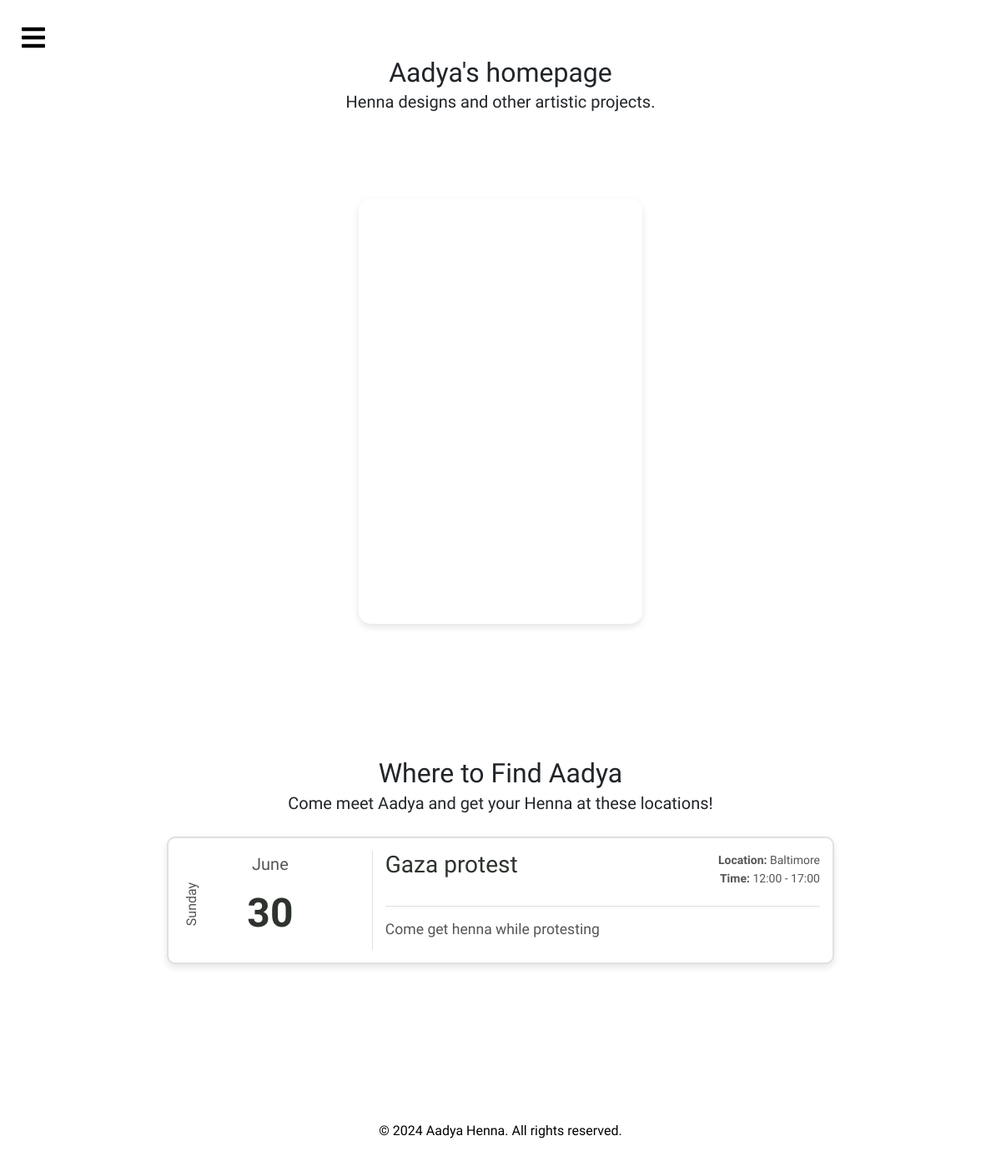
The page / on the database its author committed.
### media_manager/models.py (models this page shows, shortened)
class HennaDesign(models.Model):
    file = models.FileField(upload_to='henna_designs/', blank=True)
    is_video = models.BooleanField(default=False)
    is_featured = models.BooleanField(default=False)

class Event(models.Model):
    title = models.CharField(max_length=200)
    description = CKEditor5Field('Text', config_name='default')
    date = models.DateField()
    start_time = models.TimeField()
    end_time = models.TimeField()
    location = models.CharField(max_length=200)
    created_at = models.DateTimeField(auto_now_add=True)

### aadyaHenna/views.py (the view)
# urls.py: path('', views.home, name='home'),
def home(request):
    designs = HennaDesign.objects.filter(is_featured=True)
    current_time = timezone.now()
    upcoming_events = Event.objects.filter(date__gte=current_time).order_by('date')
    return render(request, 'home.html', {'designs': designs, 'events': upcoming_events})

### templates/home.html (shortened to what this page needs)
{% extends 'base.html' %}
{% block content %}
<section class="text-center">
    <h2>Aadya's homepage</h2>
    <p class="lead">Henna designs and other artistic projects.</p>
</section>
<section class="featured-designs py-5">
    <div class="container">
        <div class="row justify-content-center">
            {% for design in designs %}
            <div class="col-md-4 col-sm-6 mb-4">
                <div class="featured-item position-relative overflow-hidden">
                    <div class="image-frame">
                        {% if design.is_video %}
                        <video class="featured-video w-100" loop muted>
                            <source src="{{ design.file.url }}" type="video/mp4">
                        </video>
                        {% else %}
                        <img src="{{ design.file.url }}" alt="Featured Design {{ forloop.counter }}" class="gallery-image w-100">
                        {% endif %}
                    </div>
                </div>
            </div>
            {% endfor %}
        </div>
    </div>
</section>
<section class="events py-5">
    <div class="container">
        <div class="text-center mb-4">
            <h2>Where to Find Aadya</h2>
            <p class="lead">Come meet Aadya and get your Henna at these locations!</p>
        </div>
        <div class="event-list">
            {% for event in events %}
            <div class="event-item">
                <div class="event-left">
                    <p class="event-month">{{ event.date|date:"F" }}</p>
                    <p class="event-date">{{ event.date|date:"d" }}</p>
                    <p class="event-day">{{ event.date|date:"l" }}</p>
                </div>
                <div class="event-right">
                    <div class="event-top">
                        <h3 class="event-title">{{ event.title }}</h3>
                        <div class="event-details">
                            <p class="event-location"><strong>Location:</strong> {{ event.location }}</p>
                            <p class="event-time"><strong>Time:</strong> {{ event.start_time|time:"H:i" }} - {{ event.end_time|time:"H:i" }}</p>
                        </div>
                    </div>
                    <hr class="title-divider">
                    <p class="event-description">{{ event.description | safe }}</p>
                </div>
            </div>
            {% empty %}
            <p class="text-center">No upcoming locations at the moment. Please check back later!</p>
            {% endfor %}
        </div>
    </div>
</section>
{% endblock %}

### static/css/styles.css (style rules this page uses)
body, h1, h2, p, ul, li { margin: 0; padding: 0; }
body { font-family: 'Comfortaa', sans-serif; line-height: 1.6; background-color: #fff; }
.container { max-width: 1200px; margin: 0 auto; padding: 20px; }
.featured-designs { margin-top: 2rem; }
.featured-item { position: relative; overflow: hidden; border-radius: 15px; box-shadow: 0 4px 8px rgba(0, 0, 0, 0.1); transition: transform 0.3s ease; cursor: pointer; }
.image-frame { position: relative; overflow: hidden; border-radius: 15px; background: #fff; width: 100%; height: 0; padding-bottom: 150%; }
.featured-item img.gallery-image, .featured-item video.featured-video { position: absolute; top: 0; left: 0; width: 100%; height: 100%; object-fit: cover; transition: transform 0.3s ease; border-radius: 15px; }
.events .event-list { display: flex; flex-direction: column; align-items: center; }
.events .event-item { width: 100%; max-width: 800px; background: #ffffff; color: #333; box-shadow: 0 4px 8px rgba(0, 0, 0, 0.1); transition: transform 0.3s ease, box-shadow 0.3s ease; border-radius: 10px; border: 2px solid #e0e0e0; padding: 15px; margin-bottom: 15px; display: flex; flex-direction: row; }
.events .event-left { width: 30%; text-align: center; border-right: 1px solid #e0e0e0; padding-right: 15px; display: flex; flex-direction: column; justify-content: center; position: relative; }
.events .event-month { font-size: 1.25rem; color: #555; margin-bottom: 5px; }
.events .event-date { font-size: 3rem; font-weight: bold; color: #2e332e; margin-bottom: 5px; }
.events .event-day { font-size: 1rem; color: #555; writing-mode: vertical-rl; transform: rotate(180deg); position: absolute; left: 0; top: 50%; transform: translateY(-50%) rotate(180deg); margin-top: 5px; }
.events .event-right { width: 70%; padding-left: 15px; display: flex; flex-direction: column; justify-content: space-between; }
.events .event-top { display: flex; justify-content: space-between; align-items: flex-start; }
.events .event-title { font-size: 1.75rem; color: #2e332e; margin-bottom: 20px; text-align: left; flex: 1; }
.events .event-details { display: flex; flex-direction: column; align-items: flex-end; font-size: 0.875rem; color: #555; text-align: right; flex: 0 0 auto; }
.title-divider { border: none; border-top: 1px solid #e0e0e0; margin: 10px 0; }
.events .event-description { font-size: 1.1rem; color: #555; margin-bottom: 10px; text-align: justify; }

### rows shown on the page
Event: date "June", date "30", date "Sunday", title "Gaza protest", location "Baltimore", start_time "12:00", end_time "17:00", description "Come get henna while protesting"
